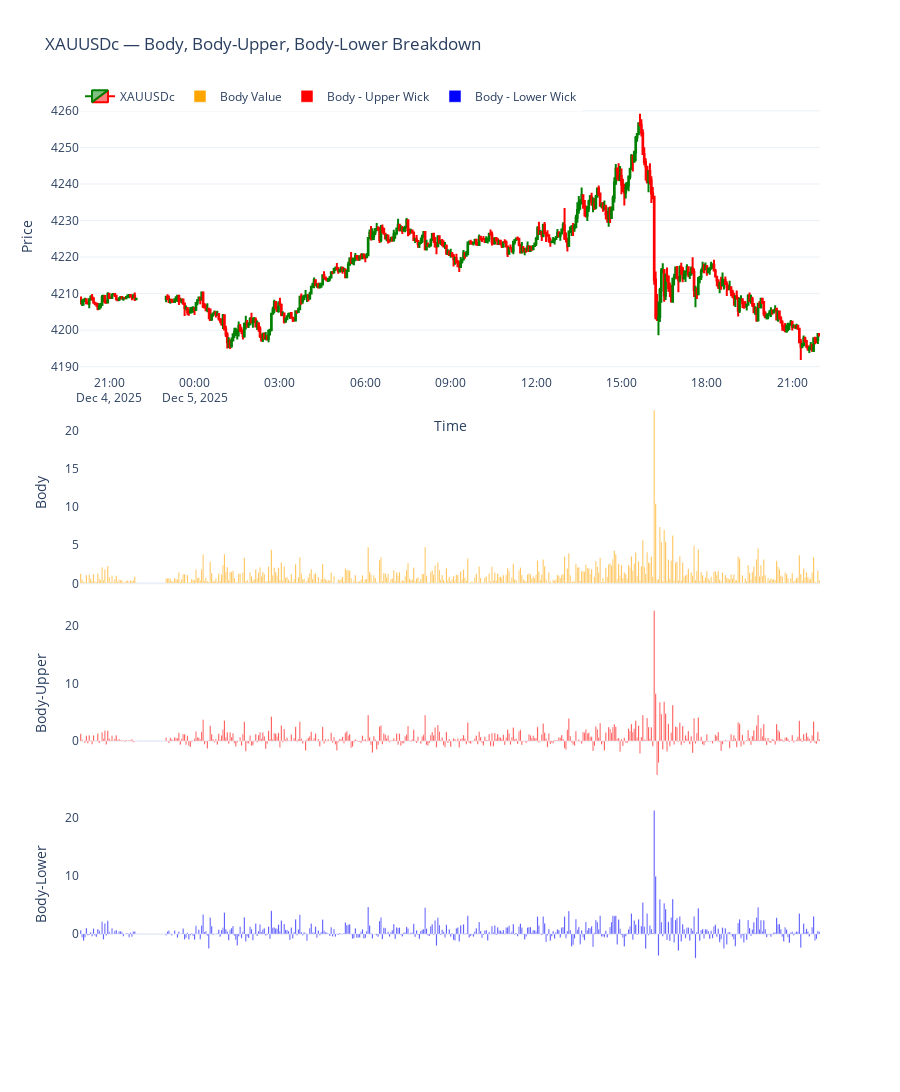

Notebook code cell kept with this figure:
### Code cell
import MetaTrader5 as mt5 
import pandas as pd
import numpy as np
import plotly.graph_objects as go
from datetime import datetime, timedelta

# -------------------------
# 1. Initialize MT5
# -------------------------
if not mt5.initialize():
    print("MT5 initialization failed")
    mt5.shutdown()

# -------------------------
# 2. Fetch 3-minute data
# -------------------------
symbol = "XAUUSDc"
timeframe = mt5.TIMEFRAME_M3
n_bars = 500
utc_from = datetime.now() - timedelta(days=5)

rates = mt5.copy_rates_from(symbol, timeframe, utc_from, n_bars)
mt5.shutdown()

# -------------------------
# 3. Convert to DataFrame
# -------------------------
df = pd.DataFrame(rates)
df['time'] = pd.to_datetime(df['time'], unit='s')
df.set_index('time', inplace=True)

# -------------------------
# 4. Remove non-trading periods
# -------------------------
df = df[df.index.dayofweek < 5]

# -------------------------
# 5. Calculations
# -------------------------
df['range'] = df['high'] - df['low']
df['body'] = abs(df['close'] - df['open'])
df['upper_wick'] = df['high'] - df[['open', 'close']].max(axis=1)
df['lower_wick'] = df[['open', 'close']].min(axis=1) - df['low']

df['body_minus_upper'] = df['body'] - df['upper_wick']
df['body_minus_lower'] = df['body'] - df['lower_wick']

# -------------------------
# 6. Plot (4 panes)
# -------------------------
fig = go.Figure()

# -----------------------------------------------------
# Pane 1: Candlestick
# -----------------------------------------------------
fig.add_trace(go.Candlestick(
    x=df.index,
    open=df['open'],
    high=df['high'],
    low=df['low'],
    close=df['close'],
    name='XAUUSDc',
    increasing_line_color='green',
    decreasing_line_color='red'
))

# -----------------------------------------------------
# Pane 2: Body Value
# -----------------------------------------------------
fig.add_trace(go.Bar(
    x=df.index,
    y=df['body'],
    name='Body Value',
    marker_color='orange',
    yaxis='y2'
))

# -----------------------------------------------------
# Pane 3: Body Minus Upper Wick
# -----------------------------------------------------
fig.add_trace(go.Bar(
    x=df.index,
    y=df['body_minus_upper'],
    name='Body - Upper Wick',
    marker_color='red',
    yaxis='y3'
))

# -----------------------------------------------------
# Pane 4: Body Minus Lower Wick
# -----------------------------------------------------
fig.add_trace(go.Bar(
    x=df.index,
    y=df['body_minus_lower'],
    name='Body - Lower Wick',
    marker_color='blue',
    yaxis='y4'
))

# -------------------------
# Layout
# -------------------------
fig.update_layout(
    template='plotly_white',
    title='XAUUSDc — Body, Body-Upper, Body-Lower Breakdown',
    xaxis=dict(title='Time', rangeslider=dict(visible=False)),

    yaxis=dict(title='Price', domain=[0.70, 1.00]),
    yaxis2=dict(title='Body', domain=[0.47, 0.67], showgrid=False),
    yaxis3=dict(title='Body-Upper', domain=[0.25, 0.45], showgrid=False),
    yaxis4=dict(title='Body-Lower', domain=[0.05, 0.23], showgrid=False),

    height=1500,
    legend=dict(orientation='h', y=1.02, x=0)
)

fig.show()

### Figure 1 — Plotly figure (JSON) as saved in the notebook; plotly's stock layout.template omitted (floating-point values rounded to 4 significant figures; data arrays with more than 128 entries replaced by an {"elided": "..."} marker saying what was removed)
{"data": [{"close": {"elided": "500 float values"}, "decreasing": {"line": {"color": "red"}}, "high": {"elided": "500 float values"}, "increasing": {"line": {"color": "green"}}, "low": {"elided": "500 float values"}, "name": "XAUUSDc", "open": {"elided": "500 float values"}, "type": "candlestick", "x": {"elided": "500 str values"}}, {"marker": {"color": "orange"}, "name": "Body Value", "type": "bar", "x": {"elided": "500 str values"}, "y": {"elided": "500 float values"}, "yaxis": "y2"}, {"marker": {"color": "red"}, "name": "Body - Upper Wick", "type": "bar", "x": {"elided": "500 str values"}, "y": {"elided": "500 float values"}, "yaxis": "y3"}, {"marker": {"color": "blue"}, "name": "Body - Lower Wick", "type": "bar", "x": {"elided": "500 str values"}, "y": {"elided": "500 float values"}, "yaxis": "y4"}], "layout": {"height": 1500, "legend": {"orientation": "h", "x": 0, "y": 1.02}, "title": {"text": "XAUUSDc — Body, Body-Upper, Body-Lower Breakdown"}, "xaxis": {"rangeslider": {"visible": false}, "title": {"text": "Time"}}, "yaxis": {"domain": [0.7, 1], "title": {"text": "Price"}}, "yaxis2": {"domain": [0.47, 0.67], "showgrid": false, "title": {"text": "Body"}}, "yaxis3": {"domain": [0.25, 0.45], "showgrid": false, "title": {"text": "Body-Upper"}}, "yaxis4": {"domain": [0.05, 0.23], "showgrid": false, "title": {"text": "Body-Lower"}}}}
